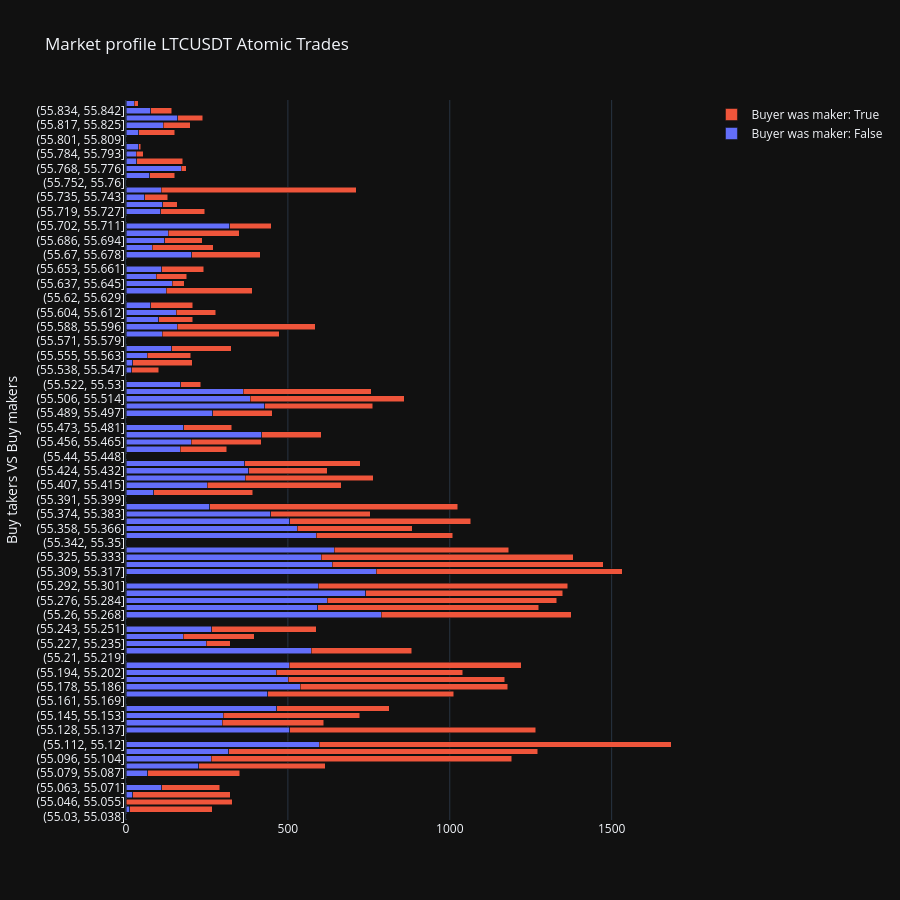

The code cell stored with this chart in its notebook:
### Markdown cell above
# Other interesting data

## Market Profile

### Code cell
lun.plot_market_profile(from_atomic_trades=True)
